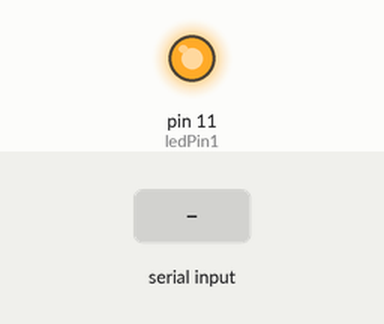
Simulated run of this sketch. Board: Arduino Uno, built with avr-gcc and run on an emulated ATmega328P. On the bench: output pins drawn as LEDs (lit = HIGH). Inputs (shaded band) come from the test bench. What the sketch prints to the serial monitor is not drawn.

Above: at 1.2 s.
1.3 s: "c" received over Serial
At 1.45 s:
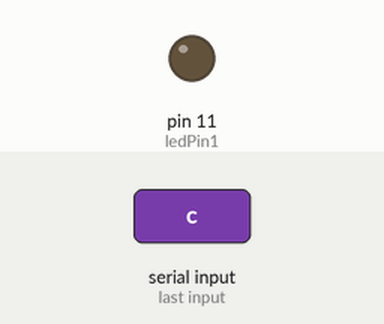
At 2.05 s:
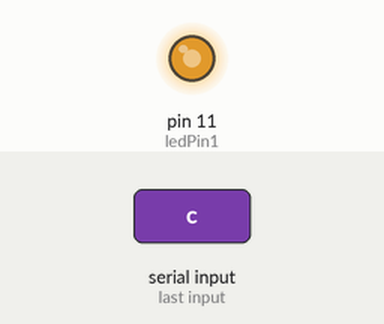
Timing chart, 0 to 4.8 s (numbered marks = the images above; inputs shaded):
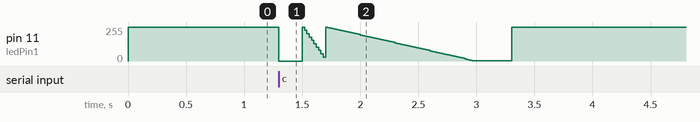

The sketch:

puok6.ino
```cpp
int brightness = 0;
int fadeAmount = 35;
int counter = 0;
int ledPin1 = 11;
float pulse = 0.7;
bool check = false;

void setup() {
  Serial.begin(115200);
  Serial.println(".");
  Serial.println("..");
  Serial.println("...");
  Serial.println("....");
  Serial.println("...");
  Serial.println("..");
  Serial.println(".");
  Serial.println("PUOK Insegna for the win!");
  Serial.println(".");
  Serial.println("..");
  Serial.println("...");
  Serial.println("....");
  Serial.println("...");
  Serial.println("..");
  Serial.println(".");
  pinMode(ledPin1, OUTPUT);
  brightness = 255;
}


void loop() {
  analogWrite(ledPin1, 255);
if (check == true) {

  pulsa();
  }
 // Serial.println(brightness);
  while (Serial.available() > 0)  {
    char c = Serial.read();
    if (c == 'c') {
      analogWrite(ledPin1, 0);
  delay(200);
      check = true;
    }
  }
}

void pulsa() {

  analogWrite(ledPin1, brightness);
  brightness = brightness - (fadeAmount * pulse);
  if (brightness <= 10 && counter == 0) {
    brightness = 255 ;
    counter = 1;
    fadeAmount = 5;
  }
  else if (brightness <= 1 && counter == 1) {
    delay(32 * 10);
    brightness = 255;
    counter = 0;
    fadeAmount = 35;
    check = false;
  }
  delay(2 * 10);

}
```
